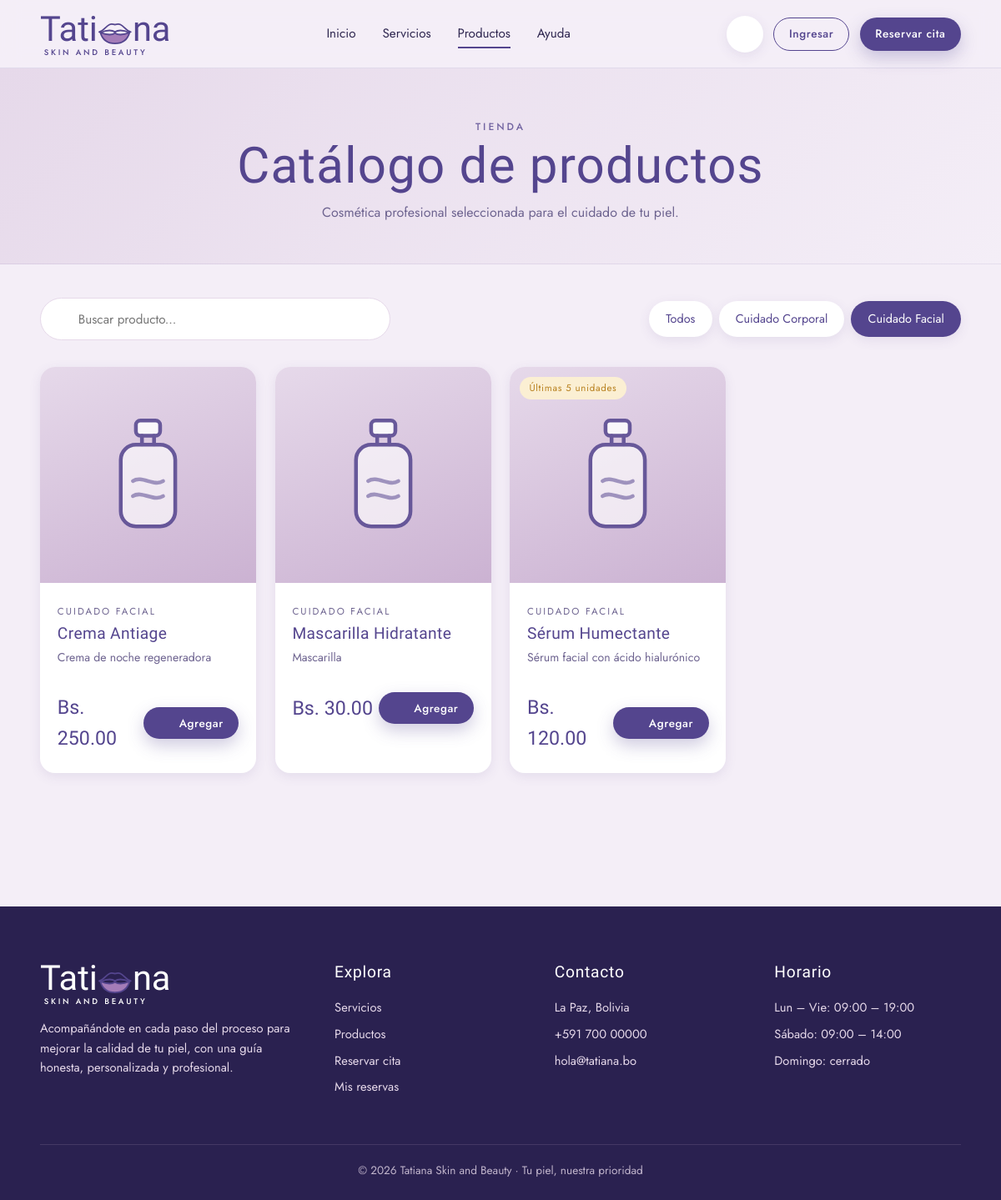
The page /index.php?v=catalogo&cat=CAT01 on the database its author committed.
### tables this page shows
CREATE TABLE `categoria_producto` (
  `id_categoria` varchar(10) NOT NULL,
  `nombre_categoria` varchar(50) DEFAULT NULL,
  `tipo` varchar(20) DEFAULT NULL
);

CREATE TABLE `producto` (
  `id_producto` varchar(10) NOT NULL,
  `nombre_producto` varchar(80) DEFAULT NULL,
  `descripcion` varchar(200) DEFAULT NULL,
  `precio` decimal(10,2) DEFAULT NULL,
  `cantidad` int(11) DEFAULT NULL,
  `imagen_url` varchar(200) DEFAULT NULL,
  `id_categoria` varchar(10) DEFAULT NULL
);

### app/controllers/Controller.php (called while the page is built, shortened)
<?php
abstract class Controller
{
    protected function vista(string $archivo, array $datos = []): void
    {
        extract($datos, EXTR_SKIP);
        require BASE_PATH . '/app/views/' . $archivo;
    }
    protected function entero(string $clave, int $def = 0): int
    {
        return (int)($_GET[$clave] ?? $_POST[$clave] ?? $def);
    }
    protected function texto(string $clave, string $def = ''): string
    {
        return trim((string)($_GET[$clave] ?? $_POST[$clave] ?? $def));
    }
}

### app/controllers/catalogo.php (called while the page is built, shortened)
<?php
final class Catalogo extends Controller
{
    public function index(): void
    {
        $q = $this->texto('q');
        $cat = $this->texto('cat');
        $pagina = max(1, $this->entero('p', 1));
        $categorias = Database::all('SELECT * FROM categoria_producto ORDER BY nombre_categoria');
        $sql = 'SELECT p.*, c.nombre_categoria
                FROM producto p
                LEFT JOIN categoria_producto c ON c.id_categoria = p.id_categoria
                WHERE 1';
        $params = [];
        if ($cat !== '') {
            $sql .= ' AND p.id_categoria = ?';
            $params[] = $cat;
        }
        $sql .= ' ORDER BY p.nombre_producto LIMIT ' . self::POR_PAGINA . ' OFFSET ' . (($pagina - 1) * self::POR_PAGINA);
        $productos = Database::all($sql, $params);
        $this->vista('catalogo/index.php', compact('productos', 'categorias', 'q', 'cat', 'pagina', 'total'));
    }
}

### public/index.php (called while the page is built, shortened)
<?php
require dirname(__DIR__) . '/app/bootstrap.php';
$controlador_dir = __DIR__ . '/../app/controllers/';
$vista = (string)($_GET['v'] ?? 'home');
[$archivo, $clase, $metodo, $nivel] = $rutas[$vista];
require_once $controlador_dir . 'errores.php';
try {
    $controlador = new $clase();
    $controlador->$metodo();
} catch (\Throwable $e) {
    error_log('[APP] ' . $e->getMessage() . ' @ ' . $e->getFile() . ':' . $e->getLine());
    http_response_code(500);
    (new \App\Controllers\Errores())->error($e);
}

### app/bootstrap.php (called while the page is built, shortened)
<?php
spl_autoload_register(function (string $clase): void {
    $prefijo = 'App\\';
    $rel = str_replace('\\', '/', substr($clase, strlen($prefijo)));
    $ruta = BASE_PATH . '/app/' . $rel . '.php';
});
require_once BASE_PATH . '/app/views/layout/helpers.php';

### app/core/Database.php (called while the page is built, shortened)
<?php
final class Database
{
    private static ?PDO $pdo = null;
    public static function pdo(): PDO
    {
        if (self::$pdo instanceof PDO) {
            return self::$pdo;
        }
        $dsn = sprintf('mysql:host=%s;port=%s;dbname=%s;charset=utf8mb4', DB_HOST, DB_PORT, DB_NAME);
        try {
            self::$pdo = new PDO($dsn, DB_USER, DB_PASS, [
                PDO::ATTR_ERRMODE            => PDO::ERRMODE_EXCEPTION,
                PDO::ATTR_DEFAULT_FETCH_MODE => PDO::FETCH_ASSOC,
                PDO::ATTR_EMULATE_PREPARES   => false,
            ]);
        } catch (PDOException $e) {
            error_log('[BD] ' . $e->getMessage());
            http_response_code(500);
            exit('No fue posible conectar con la base de datos. Intenta más tarde.');
        }
        return self::$pdo;
    }
    public static function all(string $sql, array $params = []): array
    {
        $st = self::pdo()->prepare($sql);
        $st->execute($params);
        return $st->fetchAll();
    }
}

### app/views/catalogo/index.php (the view, shortened to what this page needs)
<?php
require __DIR__ . '/../layout/header.php';
?>
<div class="page-head">
    <div class="container">
        <span class="eyebrow">Tienda</span>
        <h1>Catálogo de productos</h1>
        <p>Cosmética profesional seleccionada para el cuidado de tu piel.</p>
    </div>
</div>
<section class="section" style="padding-top:2.5rem">
    <div class="container">
        <div class="toolbar">
            <form class="search" method="get" action="<?= BASE_URL ?>/index.php" style="flex:1">
                <?= icon('search', 18) ?>
                <input class="input" type="search" name="q" placeholder="Buscar producto..." value="<?= e($q ?? '') ?>">
            </form>
            <div class="tabs">
                <a class="tab<?= ($cat ?? '') === '' ? ' active' : '' ?>" href="<?= ruta('catalogo') ?>">Todos</a>
                <?php foreach (($categorias ?? []) as $c): ?>
                    <a class="tab<?= ($cat ?? '') === $c['id_categoria'] ? ' active' : '' ?>"
                       href="<?= ruta('catalogo', ['cat' => $c['id_categoria']]) ?>"><?= e($c['nombre_categoria']) ?></a>
                <?php endforeach; ?>
            </div>
        </div>
        <?php if (empty($productos)): ?>
            <?= vacio(($q ?? '') !== '' || ($cat ?? '') !== '' ? 'Ningún producto coincide con tu búsqueda.' : 'Aún no hay productos en el catálogo.', 'box') ?>
        <?php else: ?>
        <div class="grid-4">
            <?php foreach ($productos as $p): $stock = (int)$p['cantidad']; ?>
            <article class="card">
                <div class="producto-img">
                    <?php if ($stock <= 0): ?>
                        <span class="tag low">Agotado</span>
                    <?php elseif ($stock <= 5): ?>
                        <span class="tag low">Últimas <?= $stock ?> unidades</span>
                    <?php endif; ?>
                </div>
                <div class="producto-body">
                    <span class="cat"><?= e($p['nombre_categoria'] ?? 'General') ?></span>
                    <h3><a href="<?= ruta('producto', ['id' => $p['id_producto']]) ?>" style="color:inherit;text-decoration:none"><?= e($p['nombre_producto']) ?></a></h3>
                    <p><?= e($p['descripcion'] ?? '') ?></p>
                    <div class="producto-foot">
                        <span class="precio-lg"><?= bs($p['precio']) ?></span>
                        <?php if ($stock > 0): ?>
                            <form method="post" action="<?= ruta('agregar_carrito') ?>" style="display:inline">
                                <button class="btn btn-primary btn-sm" type="submit" title="Añadir al carrito"><?= icon('plus', 16) ?> Agregar</button>
                            </form>
                        <?php else: ?>
                            <a class="btn btn-outline btn-sm" href="<?= ruta('producto', ['id' => $p['id_producto']]) ?>">Ver</a>
                        <?php endif; ?>
                    </div>
                </div>
            </article>
            <?php endforeach; ?>
        </div>
        <?php endif; ?>
    </div>
</section>
<?php require __DIR__ . '/../layout/footer.php'; ?>

### app/views/layout/helpers.php (shortened to what this page needs)
<?php
function e($texto): string
{
    return htmlspecialchars((string)$texto, ENT_QUOTES, 'UTF-8');
}
function ruta(string $vista, array $params = []): string
{
    $url = BASE_URL . '/index.php?v=' . urlencode($vista);
    foreach ($params as $k => $val) {
        $url .= '&' . urlencode((string)$k) . '=' . urlencode((string)$val);
    }
    return $url;
}
function bs($monto): string
{
    return 'Bs. ' . number_format((float)$monto, 2);
}
function lips(string $clase = ''): string
{
    return '<svg class="' . $clase . '" viewBox="0 0 120 80" fill="none" xmlns="http://www.w3.org/2000/svg" aria-hidden="true">
      <path d="M8 38c14-3 22-18 34-24 8-4 12 0 18 0s10-4 18 0c12 6 20 21 34 24" stroke="#54458e" stroke-width="5" stroke-linecap="round" stroke-linejoin="round"/>
      <path d="M12 40c20 8 36 10 48 2 12 8 28 6 48-2-6 22-22 36-48 36S18 62 12 40Z" fill="#a47cb8" stroke="#54458e" stroke-width="5" stroke-linejoin="round"/>
      <path d="M12 40c20-8 36-10 48-2 12-8 28-6 48 2" stroke="#54458e" stroke-width="5" stroke-linecap="round"/>
    </svg>';
}
function logo(bool $claro = false): string
{
    $c = $claro ? 'light' : '';
    return '<a href="' . ruta('home') . '" class="logo ' . $c . '">
        <span class="logo-word">Tati' . lips() . 'na</span>
        <span class="logo-sub">SKIN AND BEAUTY</span>
    </a>';
}
function icon(string $n, int $s = 22): string
{
    $d = $p[$n] ?? $p['sparkle'];
    return '<svg width="' . $s . '" height="' . $s . '" viewBox="0 0 24 24" fill="none" stroke="currentColor" stroke-width="1.6" stroke-linecap="round" stroke-linejoin="round" aria-hidden="true">' . $d . '</svg>';
}

### rows shown on the page
categoria_producto: nombre_categoria "Cuidado Corporal"
categoria_producto: nombre_categoria "Cuidado Facial"
producto: id_categoria.nombre_categoria "CUIDADO FACIAL", nombre_producto "Crema Antiage", descripcion "Crema de noche regeneradora", precio "Bs. 250.00"
producto: id_categoria.nombre_categoria "CUIDADO FACIAL", nombre_producto "Mascarilla Hidratante", descripcion "Mascarilla", precio "Bs. 30.00"
producto: cantidad "5", id_categoria.nombre_categoria "CUIDADO FACIAL", nombre_producto "Sérum Humectante", descripcion "Sérum facial con ácido hialurónico", precio "Bs. 120.00"
